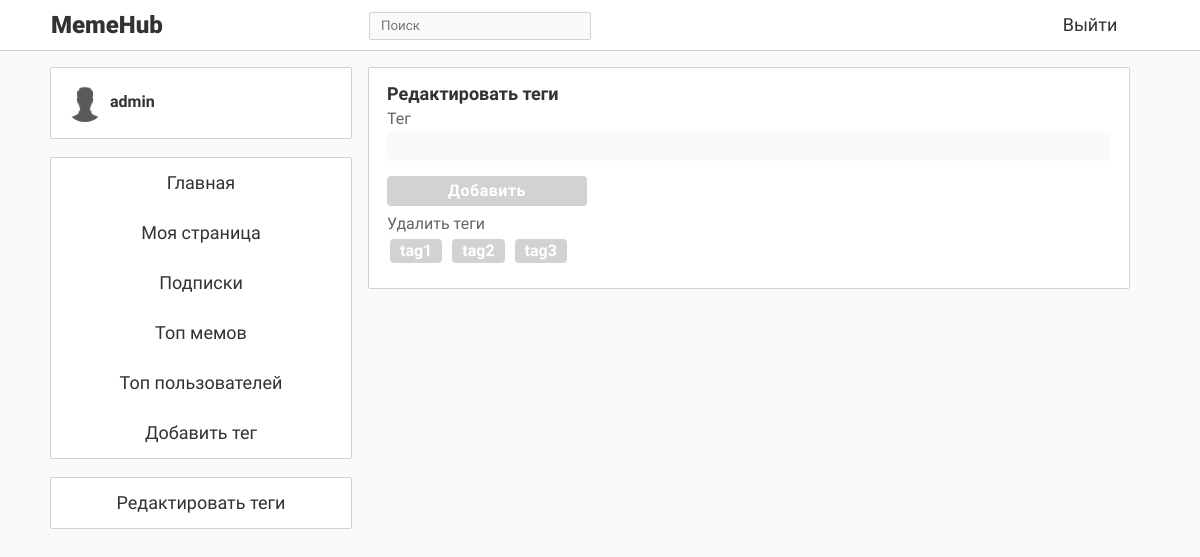
The app's page /addtag (signed in) with its own data.
### data/users.py (models this page shows, shortened)
class User(SqlAlchemyBase, UserMixin, SerializerMixin):
    __tablename__ = 'users'
    id = sqlalchemy.Column(sqlalchemy.Integer,
                           primary_key=True, autoincrement=True)
    email = sqlalchemy.Column(sqlalchemy.String, unique=True, index=True, nullable=False)
    role = sqlalchemy.Column(sqlalchemy.Integer, default=0)
    hashed_password = sqlalchemy.Column(sqlalchemy.String, nullable=False)
    alias = sqlalchemy.Column(sqlalchemy.String, nullable=False)  # То, как пользователь подписан у других
    about = sqlalchemy.Column(sqlalchemy.String, nullable=True)
    bdate = sqlalchemy.Column(sqlalchemy.DateTime, nullable=True)
    memes = orm.relation("Meme", back_populates='author_')
    avatar = sqlalchemy.Column(sqlalchemy.String, default='default.png')
    liked = orm.relation("Meme", secondary='likes', backref='user', lazy='dynamic')
    repostes = orm.relation("Repost", back_populates='user_')
    subscribed = orm.relationship("User", secondary='subscribes',
                                  primaryjoin=(followers.c.subscriber == id),
                                  secondaryjoin=(followers.c.author == id),
                                  backref='subscriber', lazy='dynamic')
    subscribers = orm.relation("User", secondary='subscribes',
                               primaryjoin=(followers.c.author == id),
                               secondaryjoin=(followers.c.subscriber == id),
                               backref='author', lazy='dynamic')
    rating = sqlalchemy.Column(sqlalchemy.Integer, default=0)
    is_blocked = sqlalchemy.Column(sqlalchemy.Boolean, default=False)

### data/tags.py (models this page shows, shortened)
class Tag(SqlAlchemyBase, SerializerMixin):
    __tablename__ = 'tags'
    id = sqlalchemy.Column(sqlalchemy.Integer,
                           primary_key=True, autoincrement=True)
    title = sqlalchemy.Column(sqlalchemy.String, nullable=False)
    memes = orm.relation("Meme", secondary='tags_to_memes', backref='tag', lazy='dynamic')

### main.py (the view)
@app.route('/addtag', methods=['GET', 'POST'])
def addtag():
    form = TagAddingForm()
    sess = db_session.create_session()
    data = gen_data()
    data['tags'] = [i.title for i in sess.query(Tag).all()]
    if not current_user.is_authenticated:
        abort(401, message="Пожалуйста, авторизуйтесь!")
    elif ROLES[sess.query(User).get(current_user.get_id()).role] != 'admin':
        abort(423, message="Только администратор может добавлять теги!")
    elif form.validate_on_submit():
        sess.add(Tag(title=form.title.data))
        sess.commit()
        flash("Тег успешно добавлен")
        return redirect('/addtag')
    else:
        return render_template('tag_adding.html', title='Добавить тег', form=form, current_user=current_user, data=data)

### data/__all_models.py
class TagAddingForm(FlaskForm):
    title = StringField('Тег (без "#")', validators=(DataRequired(),))
    submit = SubmitField("Добавить")

### auxiliary/meme_selector.py (called while the page is built)
def get_from_memes(lst, bs=(0, 0)):  # bs - barriers
    sted = sorted(lst, key=SORT_KEY)
    return sted[-bs[0]:-bs[1]] if bs[1] else sted[-bs[0]:]

def get_pubs(*us, bs=(0, 0)) -> list:  # bs - barriers
    res = []
    for u in us:
        res += sorted(list(u.repostes) + list(u.memes), key=SORT_KEY, reverse=True)
    if bs:
        res = res[-bs[0]:-bs[1]] if bs[1] else res[-bs[0]:]
    return res

def get_basis(uid):
    ses = create_session()
    user = ses.query(User).get(uid)  # Получаем пользователя
    liked = get_from_memes(user.liked, (LIKED_MEMES_BASIS, 0))
    return liked

def get_tags(*memes_list):
    tags = {}
    for meme in memes_list:
        for tag in meme.tags:
            tags[tag.id] = tags.get(tag.id, 0) + 1
    return tags

def get_related(tags, k):  # k - номер пробега
    ses = create_session()
    memes = get_from_memes(ses.query(Meme), (LAST_MEMES_COUNT * k, LAST_MEMES_COUNT * (k - 1)))
    memes_ = {m.id: 0 for m in memes}
    for meme in memes:
        for tag in tags:
            if tag in map(lambda x: x.id, meme.tags):
                memes_[meme.id] += 1
    return [ses.query(Meme).get(id_) for id_ in sorted(memes_.keys(), key=lambda x: memes_[x], reverse=True)]

def get_tape(uid, k=0):  # k - возвращённое ранее значение
    tape = set()
    ses = create_session()
    subs = ses.query(User).get(uid).subscribed
    while len(tape) < TAPE_SIZE:
        res = set(get_related(get_tags(*get_basis(uid)), k + 1) +
                  get_pubs(*subs, bs=(LAST_FROM_SUB_COUNT * k, LAST_FROM_SUB_COUNT * (k - 1))))
        if not res:
            break
        else:
            tape |= res
            k += 1
    return list(tape), k

def get_most_popular():
    ses = create_session()
    return sorted(ses.query(Meme), key=lambda x: len(list(x.likes)), reverse=True)[:TOP_LEN]

### data/db_session.py (called while the page is built)
def create_session() -> Session:
    global __factory
    return __factory()

### data/memes.py (called while the page is built)
    def __eq__(self, other):
        return self.id == other.id

    def __hash__(self):
        return hash(str(self.id) + 'm')

### main.py (called while the page is built)
@login_manager.user_loader
def load_user(user_id):
    session = db_session.create_session()
    return session.query(User).get(user_id)

### templates/tag_adding.html (shortened to what this page needs)
{% extends "base.html" %}
{% block content %}
    <div class="meme_block fixed_block">
        <div class="publish_block">
            <form method="post" novalidate>
                <div class="pub_head">Редактировать теги</div>
                <div class="pub_notes">Тег</div>
                <div class="pub_input_div">
                    {{ form.title(autocomplete="off", maxlength=20, class="pub_input") }}
                </div>
                <div class="pub_btn_grp">
                    <div class="pub_choose_btn" onclick="document.getElementById('publish-submit').click();">Добавить</div>
                </div>
                <div class="pub_notes">Удалить теги</div>
                <div class="pub_tags">
                    {% for tag in data['tags'] %}
                        <div class="pub_tag" id="tag_{{ tag }}" onclick="delete_tag('tag_{{ tag }}');">{{ tag }}</div>
                    {% endfor %}
                </div>
            </form>
        </div>
    </div>
{% endblock %}

### templates/base.html (shortened to what this page needs)
<!doctype html>
<html lang="ru">
    <head>
        <link rel="stylesheet" type="text/css" href="../../static/css/main_css.css">
        <link rel="stylesheet" type="text/css" href="../../static/css/base_css.css">
        <link rel="stylesheet" type="text/css" href="../../static/css/reg_log_css.css">
        <link rel="stylesheet" type="text/css" href="../../static/css/user_page_css.css">
        <link rel="stylesheet" type="text/css" href="../../static/css/publish_css.css">
        <link rel="stylesheet" type="text/css" href="../../static/css/subscribes_css.css">
    </head>
    <body class="bg_style"
    >
        <div class="navigation">
            <div class="nav_block">
                <div class="logo">MemeHub</div>
                <div class="search_block">
                    <div class="search_div">
                        <input class="search" placeholder="Поиск" onkeypress="return SearchEnter(event)" id="search">
                    </div>
                </div>
                {% if data['info']['is_auth'] %}
                    <a class="nav_buttons nav_button1" href="/logout">Выйти</a>
                {% else %}
                    <a class="nav_buttons nav_button1" href="/login">Войти</a>
                    <a class="nav_buttons nav_button2" href="/register">Регистрация</a>
                {% endif %}
            </div>
        </div>
        <div class="content_block">
            <div class="left_block">
                {% if data['info']['is_auth'] %}
                    <div class="menu_block menu_block2">
                        <div class="my_page" onClick="window.location='/me'">
                            <div class="test">
                                <a><img src="{{ data['info']['user_img'] }}" class="author_img"></a>
                                <div class="author_name"><a>{{ data['info']['alias'] }}</a></div>
                            </div>
                        </div>
                    </div>
                {% endif %}
                <div class="menu_block menu_block1">
                    <div class="menu_section" onClick="window.location='/'">Главная</div>
                    {% if data['info']['is_auth'] %}
                        <div class="menu_section" onClick="window.location='/me'">Моя страница</div>
                        <div class="menu_section" onClick="window.location='/subscribed'">Подписки</div>
                    {% endif %}
                    <div class="menu_section" onClick="window.location='/top_memes'">Топ мемов</div>
                    <div class="menu_section" onClick="window.location='/top_users'">Топ пользователей</div>
                    {% if data['info']['role'] == 'admin' %}
                        <div class="menu_section" onClick="window.location='/addtag'">Добавить тег</div>
                    {% endif %}
                </div>
                {% if data['info']['role'] == 'admin' %}
                    <div class="menu_block menu_block1">
                        <div class="menu_section" onClick="window.location='/addtag'">Редактировать теги</div>
                    </div>
                {% endif %}
            </div>
            <div class="center_block">
                {% block content %}{% endblock %}
            </div>
        </div>
    </body>
</html>

### static/css/main_css.css (style rules this page uses)
.meme_block { background-color: rgb(255,255,255); border: 0px solid #646464; border-radius: 2px; padding: 0px; width: 95%; margin: 0 auto; border: 1px solid rgb(210,210,210); padding-bottom: 0px; margin-bottom: 17px; min-width: 400px; max-width: 800px; }
.author_img { width: 40px; height: 40px; object-fit: cover; float:left; display: inline-block; border-radius: 40px; }
.author_name { float: center; text-align: left; display: inline-block; line-height: 40px; width: 50%; text-indent: 5px; font-weight: bold; color: rgb(50,50,50); padding: 0px; font-size: medium; font-family: BoldFont; }
.bg_style { background-color: rgb(250,250,250); }
a { text-decoration: none; color: rgb(50,50,50); }

### static/css/base_css.css (style rules this page uses)
.navigation { list-style-type: none; margin-top: 0; padding: 0; overflow: hidden; background-color: rgb(255,255,255); border-bottom: 1px solid rgb(210,210,210); width: 100%; position: fixed; top: 0; left: 0; max-height: 50px; height: 50px; z-index: 999999; }
.search { outline: none; border: none; color: rgb(50,50,50); width: 90%; height: 80%; display: block; margin-left: auto; margin-right: auto; margin-top: 1px; font-family: RegularFont; background-color: rgb(250,250,250); }
.search_div { border: 1px solid rgb(210,210,210); width: 100%; height: 26px; margin-top: 12px; margin-bottom: 12px; margin-left: auto; margin-right: auto; float: center; border-radius: 2px; background-color: rgb(250,250,250); }
.left_block { width: 300px; height: 400px; position: fixed; float: left; z-index: 9999; }
.menu_block { width: 300px; border-radius: 2px; border: 1px solid rgb(210,210,210); background-color: rgb(255,255,255); }
.menu_block1 { margin-bottom: 18px; }
.menu_block2 { height: 70px; margin-bottom: 18px; }
.menu_section { width: 100%; height: 50px; font-family: RegularFont; line-height: 50px; text-align: center; color: rgb(50,50,50); font-size: large; -moz-user-select: none; -khtml-user-select: none; -webkit-user-select: none; user-select: none; }
.center_block { margin-left: 300px; width: 800px; min-width: 400px; max-width: 800px; }
.content_block { width: 1100px; height: 1000px; margin-top: 67px; margin-left: auto; margin-right: auto; max-width: 99%; }
.logo { float: left; font-family: BlackFont; text-align: left; color: rgb(50,50,50); font-size: x-large; height: 50px; line-height: 50px; display: block; width: 15%; padding-left: 1px; background-color: rgb(0,0,255) display: inline-block; -moz-user-select: none; -khtml-user-select: none; -webkit-user-select: none; user-select: none; }
.nav_block { width: 1100px; margin-left: auto; margin-right: auto; height: 100%; background-color: rgb(0,255,0) white-space: nowrap; }
.search_block { float: left; height: 100%; width: 20%; display: inline-block; margin-left: 153px; }
.nav_buttons { float: right; font-family: RegularFont; text-align: center; color: rgb(50,50,50); font-size: large; height: 50px; line-height: 50px; display: block; padding-left: 1px; display: inline-block; -moz-user-select: none; -khtml-user-select: none; -webkit-user-select: none; user-select: none; }
.nav_button1 { width: 80px; margin-right: 20px; }
.my_page { width: 100%; height: 100%; padding-top: 14px; padding-left: 14px; }

### static/css/reg_log_css.css (style rules this page uses)
.fixed_block { position: fixed; margin-left: 18px; width: 760px; }

### records on screen
User: info.alias "admin"
Tag: title "tag1"
Tag: title "tag2"
Tag: title "tag3"
